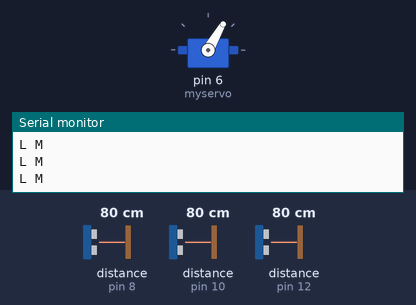
Bench run of a sketch on a simulated Arduino Uno, built with avr-gcc and run on an emulated ATmega328P. On the bench: servo, the last lines printed to the serial monitor. Wiring (inferred from the names in the program): 3 × ultrasonic range finder: trigger pin 7, echo pin 8 / trigger pin 9, echo pin 10 / trigger pin 11, echo pin 12. Inputs (shaded band) come from the test bench; at power-on: distance to the obstacle (sensors on pin 10, pin 12, pin 8) 80 cm. The echo pulse lasts 58.3 µs per cm.

Above: at 1.2 s.
1.3 s: distance to the obstacle (sensor on pin 10) set to 97 cm
2.8 s: distance to the obstacle (sensor on pin 10) set to 105 cm
At 4.0 s:
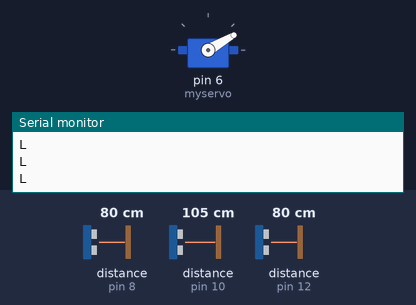
4.4 s: distance to the obstacle (sensor on pin 12) set to 97 cm
5.9 s: distance to the obstacle (sensor on pin 12) set to 105 cm
At 7.0 s:
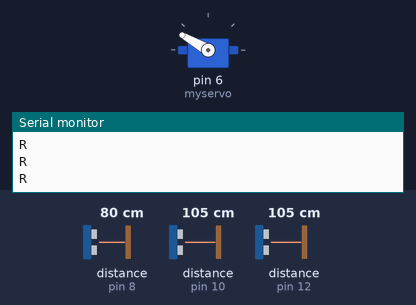
7.6 s: distance to the obstacle (sensor on pin 10) set to 2 cm
At 8.4 s:
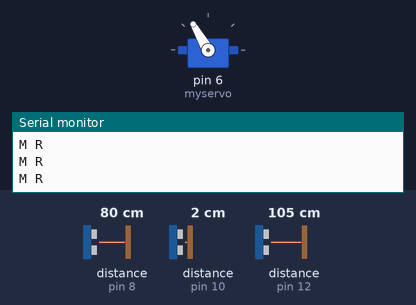
9.2 s: distance to the obstacle (sensor on pin 8) set to 96 cm
10.7 s: distance to the obstacle (sensor on pin 8) set to 105 cm
At 11.8 s:
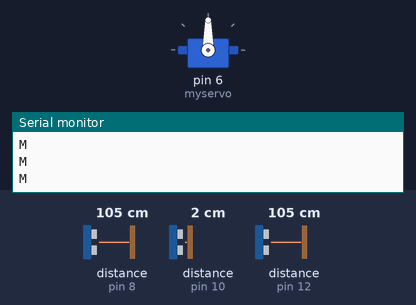
Timing chart, 0 to 13.4 s (numbered marks = the images above; inputs shaded):
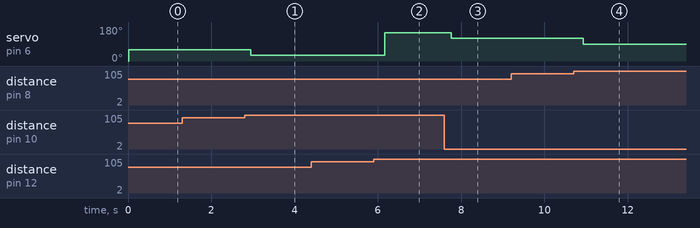

Measured:
- the behaviour switches between 100 and 101 cm on distance to the obstacle (sensor on pin 10) (found by bisection; images 0 and 1)
- the behaviour switches between 100 and 101 cm on distance to the obstacle (sensor on pin 12) (found by bisection; images 1 and 2)
- the behaviour switches between 99 and 100 cm on distance to the obstacle (sensor on pin 8) (found by bisection; images 3 and 4)
- after the input at 2.8 s, servo on pin 6 (myservo): 60° → 30° after 0.15 s
- after the input at 5.9 s, servo on pin 6 (myservo): 30° → 150° after 0.26 s
- after the input at 7.6 s, servo on pin 6 (myservo): 150° → 120° after 0.17 s
- after the input at 10.7 s, servo on pin 6 (myservo): 120° → 90° after 0.23 s

The sketch:

sioban_main.ino
```cpp
#include <Servo.h>

int pos = 0;
int dis = 100;
Servo myservo;

int trigL = 11;
int echoL = 12;
int trigM = 9;
int echoM = 10;
int trigR = 7;
int echoR = 8;
long durationM, durationL, durationR;

void setup() {
  myservo.attach(6);
  //Serial Port begin
  Serial.begin(9600);
  //Define inputs and outputs
  pinMode(trigM, OUTPUT);
  pinMode(echoM, INPUT);
  pinMode(trigL, OUTPUT);
  pinMode(echoL, INPUT);
  pinMode(trigR, OUTPUT);
  pinMode(echoR, INPUT);
  myservo.write(0);
}


void loop() {
  digitalWrite(trigM, LOW);
  delayMicroseconds(5);
  digitalWrite(trigM, HIGH);
  delayMicroseconds(10);
  digitalWrite(trigM, LOW);

  pinMode(echoM, INPUT);
  durationM = pulseIn(echoM, HIGH);
  delayMicroseconds(20);

  digitalWrite(trigL, LOW);
  delayMicroseconds(5);
  digitalWrite(trigL, HIGH);
  delayMicroseconds(10);
  digitalWrite(trigL, LOW);

  pinMode(echoL, INPUT);
  durationL = pulseIn(echoL, HIGH);

  delayMicroseconds(20);

  digitalWrite(trigR, LOW);
  delayMicroseconds(5);
  digitalWrite(trigR, HIGH);
  delayMicroseconds(10);
  digitalWrite(trigR, LOW);

  pinMode(echoR, INPUT);
  durationR = pulseIn(echoR, HIGH);

  delayMicroseconds(20);

  bool l = (durationL / 2) / 29.1  < dis;
  bool m = (durationM / 2) / 29.1 < dis;
  bool r = (durationR / 2) / 29.1  < dis;

  if (l && m){
    pos = 60;
    Serial.println("L M");
  }
  else if (m && r){
    pos = 120;
    Serial.println("M R");
  }
  else if (l){
    pos = 30;
    Serial.println("L");
  }
  else if (m){
    pos =  90;
    Serial.println("M");
  }
  else if (r){
    pos = 150;
    Serial.println("R");
    //Serial.println((durationR / 2) / 29.1);
  }
  myservo.write(pos);

  delay(250);
}
```
